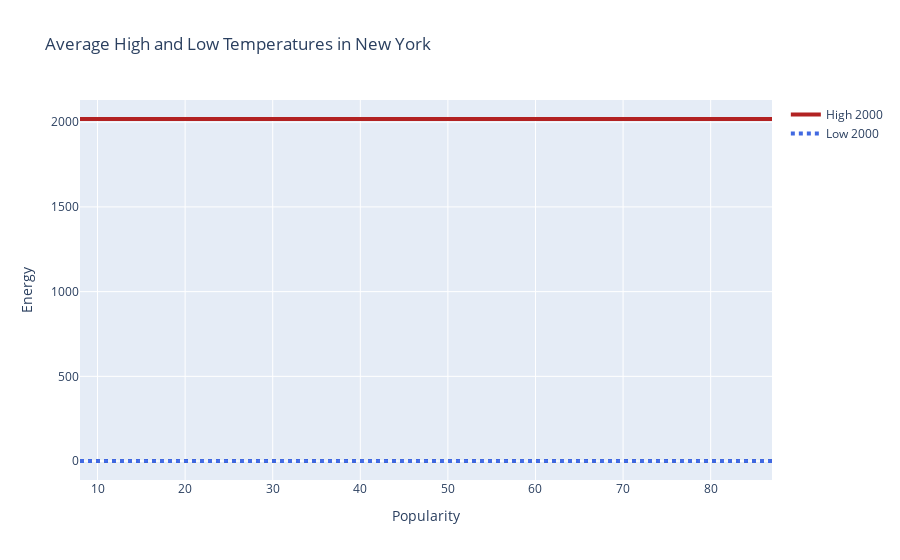

The cell this chart's notebook holds for it:
### Code cell
# Data for the year 2019 
#Popularity > 

dataPopFactors = data[data['releaseYear'] == '2019']
dataPopFactors =dataPopFactors[]


dataPopFactors = dataPopFactors.sort_values('track_popularity')


# Add data
month =  dataPopFactors['track_popularity'].to_numpy()
high_2000 = dataPopFactors['releaseYear'].to_numpy()
low_2000 = dataPopFactors['danceability'].to_numpy()

fig = go.Figure()
# Create and style traces

fig.add_trace(go.Scatter(x=month, y=high_2000, name='High 2000',
                         line = dict(color='firebrick', width=4)))

fig.add_trace(go.Scatter(x=month, y=low_2000, name='Low 2000',
                         line=dict(color='royalblue', width=4, dash='dot')))

# Edit the layout
fig.update_layout(title='Average High and Low Temperatures in New York',
                   xaxis_title='Popularity',
                   yaxis_title='Energy')


fig.show()

### Figure 1 — Plotly figure (JSON) as saved in the notebook; plotly's stock layout.template omitted (floating-point values rounded to 4 significant figures)
{"data": [{"line": {"color": "firebrick", "width": 4}, "name": "High 2000", "type": "scatter", "x": [8, 30, 34, 35, 46, 53, 55, 55, 55, 55, 56, 56, 56, 56, 56, 57, 58, 58, 60, 60, 60, 60, 61, 62, 62, 62, 62, 63, 63, 64, 66, 66, 66, 67, 67, 67, 67, 67, 67, 68, 68, 69, 69, 69, 70, 70, 70, 74, 83, 87], "y": ["2019", "2019", "2019", "2019", "2019", "2019", "2019", "2019", "2019", "2019", "2019", "2019", "2019", "2019", "2019", "2019", "2019", "2019", "2019", "2019", "2019", "2019", "2019", "2019", "2019", "2019", "2019", "2019", "2019", "2019", "2019", "2019", "2019", "2019", "2019", "2019", "2019", "2019", "2019", "2019", "2019", "2019", "2019", "2019", "2019", "2019", "2019", "2019", "2019", "2019"]}, {"line": {"color": "royalblue", "dash": "dot", "width": 4}, "name": "Low 2000", "type": "scatter", "x": [8, 30, 34, 35, 46, 53, 55, 55, 55, 55, 56, 56, 56, 56, 56, 57, 58, 58, 60, 60, 60, 60, 61, 62, 62, 62, 62, 63, 63, 64, 66, 66, 66, 67, 67, 67, 67, 67, 67, 68, 68, 69, 69, 69, 70, 70, 70, 74, 83, 87], "y": [0.663, 0.679, 0.535, 0.467, 0.649, 0.64, 0.748, 0.728, 0.755, 0.355, 0.609, 0.75, 0.641, 0.846, 0.789, 0.64, 0.62, 0.679, 0.694, 0.716, 0.742, 0.718, 0.622, 0.449, 0.678, 0.684, 0.625, 0.675, 0.69, 0.708, 0.748, 0.805, 0.682, 0.726, 0.563, 0.675, 0.744, 0.437, 0.642, 0.572, 0.594, 0.542, 0.65, 0.746, 0.675, 0.732, 0.572, 0.766, 0.67, 0.693]}], "layout": {"title": {"text": "Average High and Low Temperatures in New York"}, "xaxis": {"title": {"text": "Popularity"}}, "yaxis": {"title": {"text": "Energy"}}}}
